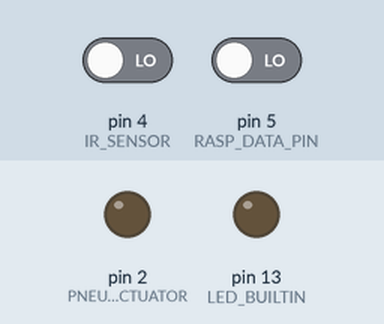
A sketch run on a simulated Arduino Uno, built with avr-gcc and run on an emulated ATmega328P. On the bench: output pins drawn as LEDs (lit = HIGH). The test bench sets the inputs (shaded band); at power-on: pin 5 (RASP_DATA_PIN) LOW, pin 4 (IR_SENSOR) LOW. Pins used as bus, display or sensor lines are not drawn; what the sketch prints to the serial monitor is not drawn.

Above: at 1.2 s.
1.3 s: pin 5 (RASP_DATA_PIN) driven HIGH
3.2 s: pin 4 (IR_SENSOR) driven HIGH
At 4.4 s:
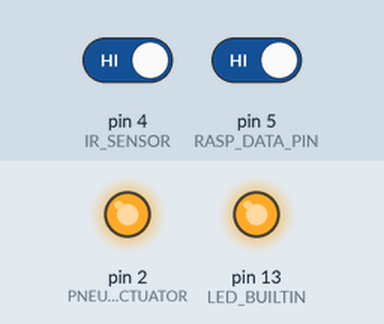
4.7 s: pin 4 (IR_SENSOR) driven LOW
At 5.7 s:
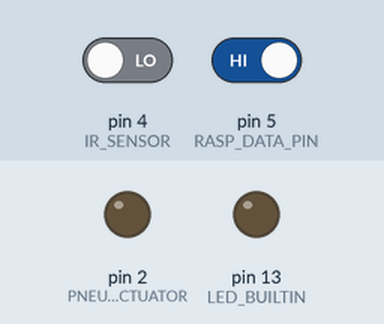
Timing chart, 0 to 7.7 s (numbered marks = the images above; inputs shaded):
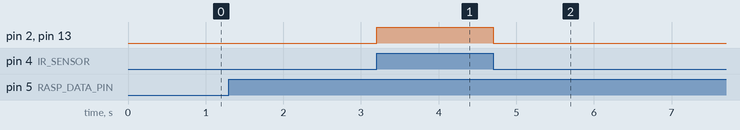

Measured:
- after the input at 3.2 s, pin 2 (PNEUMATIC_ACTUATOR), pin 13 (LED_BUILTIN): LOW → HIGH at once
- after the input at 4.7 s, pin 2 (PNEUMATIC_ACTUATOR), pin 13 (LED_BUILTIN): HIGH → LOW at once

The sketch:

legacy_system_simulator.ino
```cpp
const int RASP_DATA_PIN = 5; // This is the D1 pin but his respective GPIO is the 5
const int RASP_DATA_OUT = 0; // This is the D3 pin but his respective GPIO is the 0
const int IR_SENSOR = 4; // This is the D2 pin but his respective GPIO is the 4
const int PNEUMATIC_ACTUATOR = 2; // This is the D4 but his respective GPIO is the 2

void setup() {
  pinMode(LED_BUILTIN, OUTPUT);
  pinMode(RASP_DATA_PIN, INPUT);
  pinMode(IR_SENSOR, INPUT);
  pinMode(RASP_DATA_OUT, OUTPUT);
  pinMode(PNEUMATIC_ACTUATOR, OUTPUT);

  digitalWrite(LED_BUILTIN, LOW);

  Serial.begin(9600);
}

bool read_ir_sensor(){
  /*
    This function is used to invert the read data from the IR sensor. This sensor returns 0 if something is blocking
    otherwise return 1, to make easier to understand, this function invert this logic, turning 1 if something is blocking
  */
  int sensor_state = digitalRead(IR_SENSOR);

  if (sensor_state == LOW){
      return LOW;
  }
  return HIGH;
}

void system(){
  int state = digitalRead(RASP_DATA_PIN) ;

  if (state == HIGH){
    bool ir_sensor_state = read_ir_sensor();
    Serial.println(ir_sensor_state);
     if(read_ir_sensor()) {
        digitalWrite(RASP_DATA_OUT, HIGH);
        digitalWrite(PNEUMATIC_ACTUATOR, HIGH);
        digitalWrite(LED_BUILTIN, HIGH);
     } else {
        digitalWrite(RASP_DATA_OUT, LOW);
        digitalWrite(PNEUMATIC_ACTUATOR, LOW);
        digitalWrite(LED_BUILTIN, LOW);
     }
  }
}

void send_ir_sensor_status_to_rasp(){
  bool ir_sensor = read_ir_sensor();
  digitalWrite(RASP_DATA_OUT, ir_sensor);
  digitalWrite(LED_BUILTIN, LOW);
}

void loop() {
  system();
}
```
